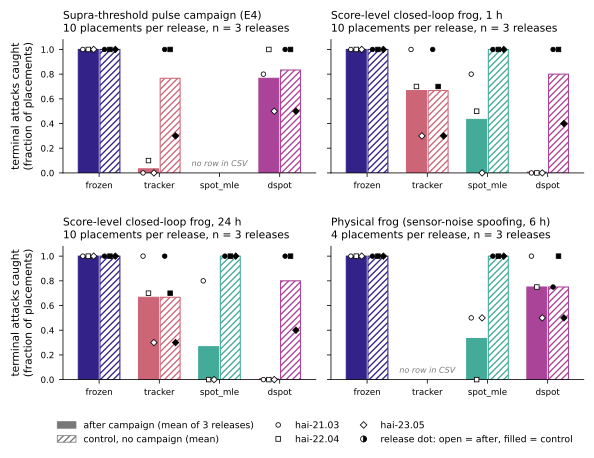

Here is the Python script that generated this plot:
"""Figure 5: terminal attacks caught after a campaign and in its control.

Reads ../figure_data/attack_campaigns.csv only. Bars = mean over the three spent
HAI releases (hai-21.03, hai-22.04, hai-23.05); dots = the per-release values.
Run: python -B fig5_attack_campaigns.py
"""
import os, sys
sys.path.insert(0, os.path.dirname(os.path.abspath(__file__)))
import numpy as np
import pandas as pd
import matplotlib
matplotlib.use("Agg")
import matplotlib.pyplot as plt
from matplotlib.patches import Patch
from matplotlib.lines import Line2D
from tt1_style import DATA, RULE_COLOR, GREY, apply_style, save, check_layout

RULES = ["frozen", "tracker", "spot_mle", "dspot"]
STATUS = "exploratory (normal data)"
CAMPAIGNS = [  # (campaign value in the CSV, panel title)
    ("E4 supra-threshold pulses", "Supra-threshold pulse campaign (E4)"),
    ("score-level frog closed_1h", "Score-level closed-loop frog, 1 h"),
    ("score-level frog closed_24h", "Score-level closed-loop frog, 24 h"),
    ("physical frog (sensor-noise spoofing, 6h)", "Physical frog (sensor-noise spoofing, 6 h)"),
]
RELEASES = ["hai-21.03", "hai-22.04", "hai-23.05"]
REL_MARK = {"hai-21.03": "o", "hai-22.04": "s", "hai-23.05": "D"}

apply_style()
df = pd.read_csv(os.path.join(DATA, "attack_campaigns.csv"))

fig, axes = plt.subplots(2, 2, figsize=(7.0, 4.6), sharey=True, gridspec_kw=dict(wspace=0.06, hspace=0.55))
axes = axes.ravel()
W = 0.36
offsets = {"terminal_after": -W / 2, "terminal_control": W / 2}
report, gaps = [], []
for ax, (camp, title) in zip(axes, CAMPAIGNS):
    sub = df[(df.campaign == camp) & (df.status == STATUS) & (df.rule.isin(RULES))]
    assert not sub.duplicated(["dataset", "rule"]).any()
    assert set(sub.dataset) == set(RELEASES), (camp, set(sub.dataset))
    pl = sub.placements.unique(); assert len(pl) == 1, (camp, pl)
    for k, r in enumerate(RULES):
        rr = sub[sub.rule == r].set_index("dataset")
        if rr.empty:
            gaps.append((camp, r))
            ax.text(k, 0.04, "no row in CSV", ha="center", va="bottom", fontsize=6, color=GREY, style="italic")
            continue
        assert set(rr.index) == set(RELEASES), (camp, r, list(rr.index))
        for col, dx in offsets.items():
            vals = rr.loc[RELEASES, col].to_numpy(dtype=float)
            assert not np.isnan(vals).any()
            m = vals.mean()
            kw = dict(color=RULE_COLOR[r], ec=RULE_COLOR[r], lw=0.8) if col == "terminal_after" else \
                 dict(color="white", ec=RULE_COLOR[r], hatch="/////", lw=0.8)
            ax.bar(k + dx, m, W * 0.92, zorder=1, **kw)
            if m == 0:   # visible stub for a zero mean
                ax.plot([k + dx - W * 0.46, k + dx + W * 0.46], [0, 0], color=RULE_COLOR[r], lw=2.0, zorder=2,
                        solid_capstyle="butt")
            jit = np.array([-0.09, 0.0, 0.09])
            for rel, v, j in zip(RELEASES, vals, jit):
                ax.plot(k + dx + j, v, marker=REL_MARK[rel], ms=3.4, mfc="white" if col == "terminal_after" else "black",
                        mec="black", mew=0.6, ls="none", zorder=3, clip_on=False)
            report.append(dict(campaign=camp, rule=r, column=col, per_release=dict(zip(RELEASES, vals.tolist())),
                               mean=m, caught=round(m * len(RELEASES) * int(pl[0])), of=len(RELEASES) * int(pl[0])))
    ax.set_xticks(range(len(RULES)))
    ax.set_xticklabels(RULES)
    ax.set_xlim(-0.6, len(RULES) - 0.4)
    ax.set_ylim(0, 1.08)
    ax.set_title(f"{title}\n{int(pl[0])} placements per release, n = 3 releases")
for ax in axes[::2]:
    ax.set_ylabel("terminal attacks caught\n(fraction of placements)")
for ax in axes[1::2]:
    ax.tick_params(axis="y", labelleft=False)

handles = [Patch(fc=GREY, ec=GREY, label="after campaign (mean of 3 releases)"),
           Patch(fc="white", ec=GREY, hatch="/////", label="control, no campaign (mean)")]
handles += [Line2D([], [], marker=REL_MARK[r], ls="none", mfc="white", mec="black", mew=0.6, ms=3.5, label=r)
            for r in RELEASES]
handles += [Line2D([], [], marker="o", ls="none", fillstyle="right", mfc="black", mfcalt="white",
                   mec="black", mew=0.6, ms=4.5, label="release dot: open = after, filled = control")]
fig.legend(handles=handles, loc="upper center", bbox_to_anchor=(0.5, 0.035), ncol=3, columnspacing=1.6)

if __name__ == "__main__":
    fig.canvas.draw()
    print("text overlaps:", check_layout(fig))
    print("gaps:", gaps)
    for rec in report:
        print(rec)
    print(save(fig, "fig5_attack_campaigns"))
